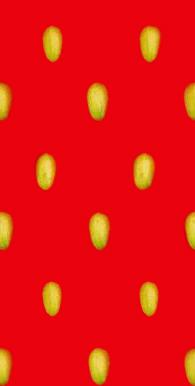
#> input picture cad_assets_studio/strawberry/variants/berry_ripe.jpg, 195 x 386 px, given in place of Strawberry_diffuse.jpg, which was not available
$ python make_variant_textures.py
#> lines starting #> are read from the running program, lines starting #| are printed output that depends on the picture; after the words box and inside, x2 and y2 are one past the last pixel; in counts of white or black regions, pixels touching at a corner belong together; pictures that were not available may be replaced by others from this repository, and a replacement may not be noted
#!/usr/bin/env python3
# Generate recolored strawberry textures for plant-state variants from the
# base diffuse maps, by selective HSV manipulation (only the target hues move).
import os, numpy as np
from PIL import Image

TEX = os.path.expanduser("~/pomona_nexus/cad_agent/strawberry_plants/textures")
berry = os.path.join(TEX, "Strawberry_diffuse.jpg")
leaf  = os.path.join(TEX, "Strawberry_leaf_diffuse.jpg")


def load_hsv(p):
    rgb = np.asarray(Image.open(p).convert("RGB"), dtype=np.float32) / 255.0
    return rgb


def rgb_to_hsv(rgb):
    return np.asarray(Image.fromarray((rgb * 255).astype(np.uint8)).convert("HSV"),
                      dtype=np.float32) / 255.0


def hsv_to_rgb(hsv):
    img = Image.fromarray((hsv * 255).astype(np.uint8), mode="HSV").convert("RGB")
    return np.asarray(img, dtype=np.float32) / 255.0


def save(rgb, name):
    Image.fromarray((np.clip(rgb, 0, 1) * 255).astype(np.uint8)).save(
        os.path.join(TEX, name), quality=92)
    print("WROTE", name)


# ---------------- BERRIES ----------------
rgb = load_hsv(berry)
hsv = rgb_to_hsv(rgb)
H, S, V = hsv[..., 0], hsv[..., 1], hsv[..., 2]
# "red" pixels = hue near 0/1 (wraps) and reasonably saturated
red = ((H < 0.06) | (H > 0.94)) & (S > 0.25)
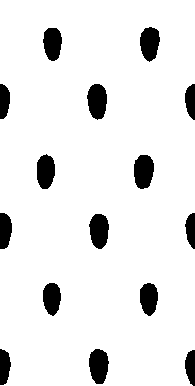
#> red: shape (386, 195) bool; 91.5% white; 15 black regions, largest, box (x1, y1, x2, y2) and area: (87, 84, 107, 120) 558, (134, 155, 154, 189) 554, (89, 349, 109, 384) 543

# UNRIPE: red -> green
h = H.copy()
h[red] = 0.30                      # green hue
out = hsv.copy(); out[..., 0] = h
#> after `out[..., 0] = h`: out: shape (386, 195, 3) float32; mean of channels 0, 1, 2 0.285, 0.972, 0.908
out[..., 1] = np.where(red, np.clip(S * 0.9, 0, 1), S)
#> out: shape (386, 195, 3) float32; mean of channels 0, 1, 2 0.285, 0.882, 0.908
save(hsv_to_rgb(out), "berry_unripe.jpg")

# HALF-RIPE: red -> pink/white (desaturate + brighten the red areas)
out = hsv.copy()
out[..., 1] = np.where(red, S * 0.35, S)
#> out: shape (386, 195, 3) float32; mean of channels 0, 1, 2 0.871, 0.385, 0.908
out[..., 2] = np.where(red, np.clip(V * 1.25, 0, 1), V)
#> out: shape (386, 195, 3) float32; mean of channels 0, 1, 2 0.871, 0.385, 0.987
save(hsv_to_rgb(out), "berry_halfripe.jpg")

# FLOWERING: berries -> whitish with yellow tint (approx blossoms)
out = hsv.copy()
out[..., 0] = np.where(red, 0.15, H)      # yellow
#> out: shape (386, 195, 3) float32; mean of channels 0, 1, 2 0.148, 0.972, 0.908
out[..., 1] = np.where(red, S * 0.25, S)
#> out: shape (386, 195, 3) float32; mean of channels 0, 1, 2 0.148, 0.295, 0.908
out[..., 2] = np.where(red, np.clip(V * 1.3, 0, 1), V)
#> out: shape (386, 195, 3) float32; mean of channels 0, 1, 2 0.148, 0.295, 0.987
save(hsv_to_rgb(out), "berry_flower.jpg")

# ---------------- LEAVES (diseased) ----------------
rgb = load_hsv(leaf)
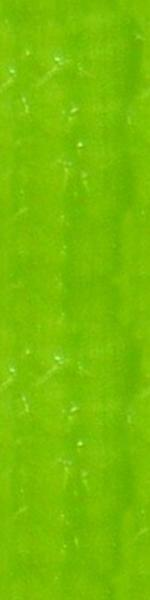
#> input picture cad_assets_studio/strawberry/variants/branch_diffuse.jpg, 150 x 600 px, given in place of Strawberry_leaf_diffuse.jpg, which was not available
hsv = rgb_to_hsv(rgb)
#> in rgb_to_hsv (call 2), `return np.asarray(Image.fromarray((rgb * 255).astype(np.uint8)).conver..`:
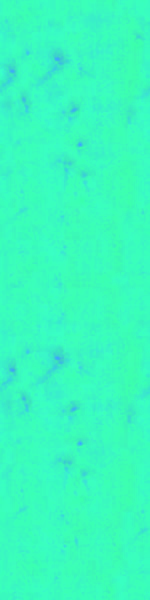
#> returned value: shape (600, 150, 3) float32; mean of channels 0, 1, 2 0.226, 0.978, 0.744; drawn as R, G, B
H, S, V = hsv[..., 0], hsv[..., 1], hsv[..., 2]
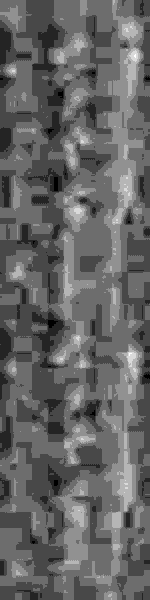
#> H: shape (600, 150) float32; min 0.216, max 0.243, mean 0.227; drawn with min black and max white
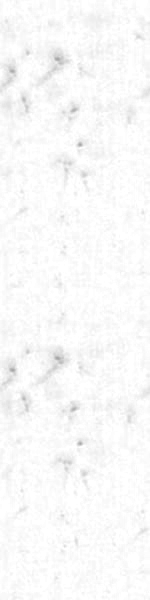
#> S: shape (600, 150) float32; min 0.651, max 1, mean 0.978
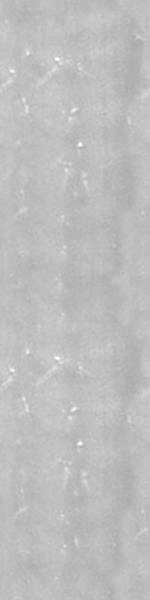
#> V: shape (600, 150) float32; min 0.667, max 1, mean 0.744
green = (H > 0.18) & (H < 0.45)
#> green: shape (600, 150) bool; every value is 1
out = hsv.copy()
out[..., 0] = np.where(green, 0.12, H)    # green -> yellow
#> out: shape (600, 150, 3) float32; mean of channels 0, 1, 2 0.12, 0.978, 0.744
out[..., 1] = np.where(green, np.clip(S * 1.1, 0, 1), S)
#> out: shape (600, 150, 3) float32; mean of channels 0, 1, 2 0.12, 0.999, 0.744
out[..., 2] = np.where(green, V * 0.85, V)
#> out: shape (600, 150, 3) float32; mean of channels 0, 1, 2 0.12, 0.999, 0.632
dis = hsv_to_rgb(out)
# add random brown necrotic spots
rng = np.random.default_rng(7)
hh, ww = dis.shape[:2]
#> hh = 600; ww = 150
yy, xx = np.mgrid[0:hh, 0:ww]
for _ in range(40):
    cy, cx = rng.integers(0, hh), rng.integers(0, ww)
    r = rng.integers(4, 14)
    m = (yy - cy) ** 2 + (xx - cx) ** 2 < r * r
    dis[m] = dis[m] * 0.35 + np.array([0.30, 0.18, 0.05]) * 0.65
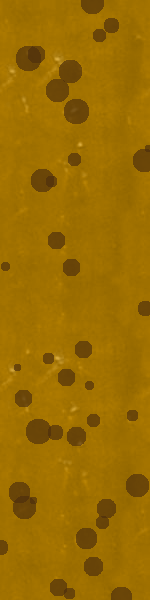
#> dis: shape (600, 150, 3) float32; mean R, G, B 0.608, 0.427, 0.00434
save(dis, "leaf_diseased.jpg")
print("DONE")
